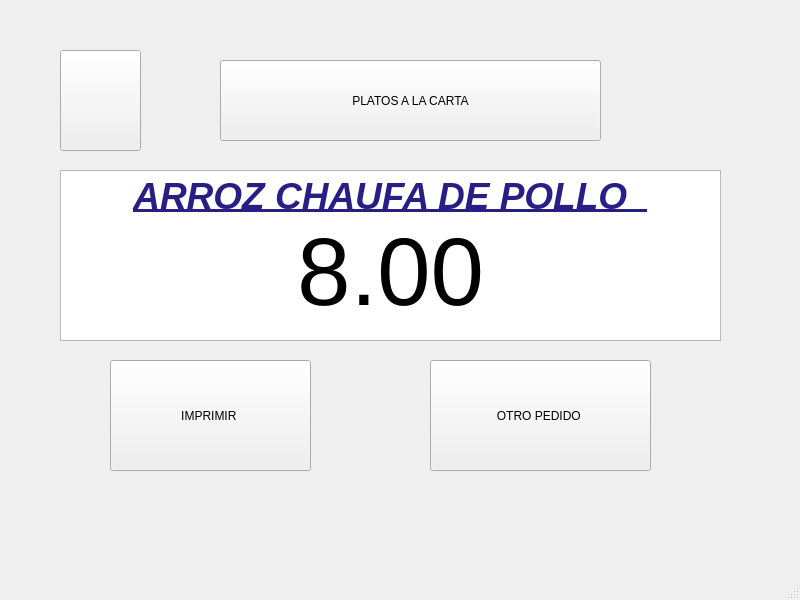
<?xml version="1.0" encoding="UTF-8"?>
<ui version="4.0">
 <class>pc5Window</class>
 <widget class="QMainWindow" name="pc5Window">
  <property name="geometry">
   <rect>
    <x>0</x>
    <y>0</y>
    <width>800</width>
    <height>600</height>
   </rect>
  </property>
  <property name="windowTitle">
   <string>MainWindow</string>
  </property>
  <widget class="QWidget" name="centralwidget">
   <widget class="QPushButton" name="btnIzquierda45">
    <property name="geometry">
     <rect>
      <x>60</x>
      <y>50</y>
      <width>81</width>
      <height>101</height>
     </rect>
    </property>
    <property name="text">
     <string/>
    </property>
    <property name="icon">
     <iconset>
      <normaloff>flecha-hacia-la-izquierda-antes-de-icono-4330-128.png</normaloff>flecha-hacia-la-izquierda-antes-de-icono-4330-128.png</iconset>
    </property>
    <property name="iconSize">
     <size>
      <width>100</width>
      <height>100</height>
     </size>
    </property>
   </widget>
   <widget class="QPushButton" name="btnPedido45">
    <property name="geometry">
     <rect>
      <x>430</x>
      <y>360</y>
      <width>221</width>
      <height>111</height>
     </rect>
    </property>
    <property name="text">
     <string>OTRO PEDIDO </string>
    </property>
   </widget>
   <widget class="QTextEdit" name="textEdit_2">
    <property name="geometry">
     <rect>
      <x>60</x>
      <y>170</y>
      <width>661</width>
      <height>171</height>
     </rect>
    </property>
    <property name="html">
     <string>&lt;!DOCTYPE HTML PUBLIC &quot;-//W3C//DTD HTML 4.0//EN&quot; &quot;http://www.w3.org/TR/REC-html40/strict.dtd&quot;&gt;
&lt;html&gt;&lt;head&gt;&lt;meta name=&quot;qrichtext&quot; content=&quot;1&quot; /&gt;&lt;style type=&quot;text/css&quot;&gt;
p, li { white-space: pre-wrap; }
&lt;/style&gt;&lt;/head&gt;&lt;body style=&quot; font-family:'Ubuntu'; font-size:11pt; font-weight:400; font-style:normal;&quot;&gt;
&lt;p align=&quot;center&quot; style=&quot; margin-top:0px; margin-bottom:0px; margin-left:0px; margin-right:0px; -qt-block-indent:0; text-indent:0px;&quot;&gt;&lt;span style=&quot; font-size:28pt; font-weight:600; font-style:italic; text-decoration: underline; color:#281f84;&quot;&gt;ARROZ CHAUFA DE POLLO  &lt;/span&gt;&lt;/p&gt;
&lt;p align=&quot;center&quot; style=&quot; margin-top:0px; margin-bottom:0px; margin-left:0px; margin-right:0px; -qt-block-indent:0; text-indent:0px;&quot;&gt;&lt;span style=&quot; font-size:72pt;&quot;&gt;8.00&lt;/span&gt;&lt;/p&gt;&lt;/body&gt;&lt;/html&gt;</string>
    </property>
   </widget>
   <widget class="QPushButton" name="btnPlatosalacarta5">
    <property name="geometry">
     <rect>
      <x>220</x>
      <y>60</y>
      <width>381</width>
      <height>81</height>
     </rect>
    </property>
    <property name="text">
     <string>PLATOS A LA CARTA</string>
    </property>
    <property name="icon">
     <iconset>
      <normaloff>UTEC.png</normaloff>UTEC.png</iconset>
    </property>
   </widget>
   <widget class="QPushButton" name="btnImprimir45">
    <property name="geometry">
     <rect>
      <x>110</x>
      <y>360</y>
      <width>201</width>
      <height>111</height>
     </rect>
    </property>
    <property name="text">
     <string>IMPRIMIR </string>
    </property>
   </widget>
  </widget>
  <widget class="QMenuBar" name="menubar">
   <property name="geometry">
    <rect>
     <x>0</x>
     <y>0</y>
     <width>800</width>
     <height>25</height>
    </rect>
   </property>
  </widget>
  <widget class="QStatusBar" name="statusbar"/>
 </widget>
 <resources/>
 <connections/>
</ui>
